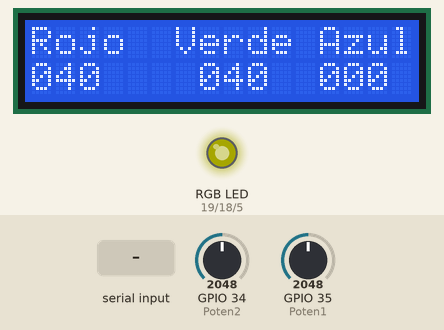
Recording of a program running on a simulated ESP32. Shown: 16×2 character LCD, an RGB LED mixed from three pins (HIGH = lit). The inputs (shaded band) are chosen by the test bench; at power-on: GPIO 34 (Poten2) = 2048, GPIO 35 (Poten1) = 2048. Dim RGB values are drawn brighter than linear; what the program prints to the serial monitor is not drawn.

Above: at 1.4 s.
1.5 s: "+\n" received over Serial
At 2.54 s:
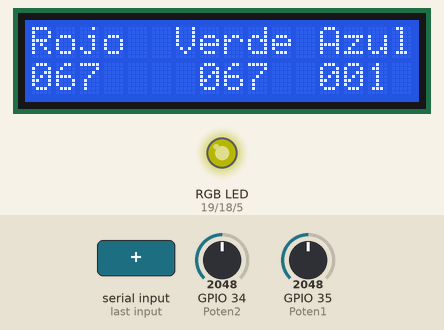
4.1 s: GPIO 34 (Poten2) set to 2866
At 6.18 s:
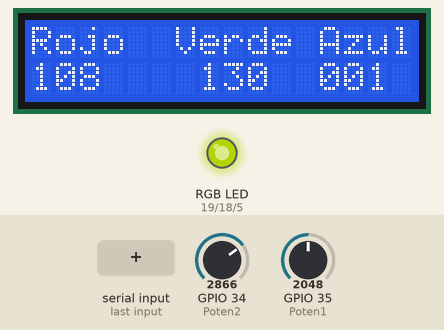
7.1 s: GPIO 35 (Poten1) set to 2866
At 8.61 s:
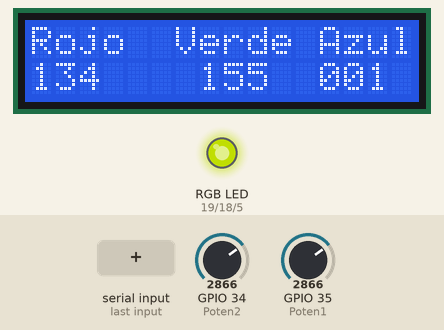
10.1 s: "-\n" received over Serial
At 11.05 s:
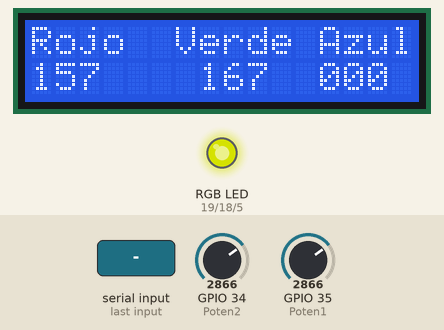
12.7 s: GPIO 34 (Poten2) set to 3603
At 14.69 s:
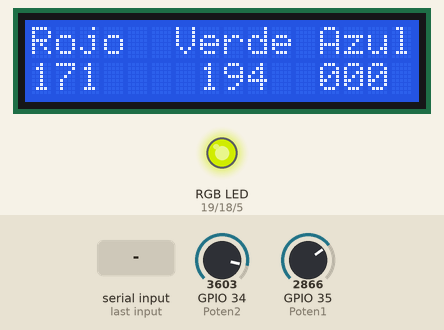
15.7 s: GPIO 35 (Poten1) set to 3603
At 17.73 s:
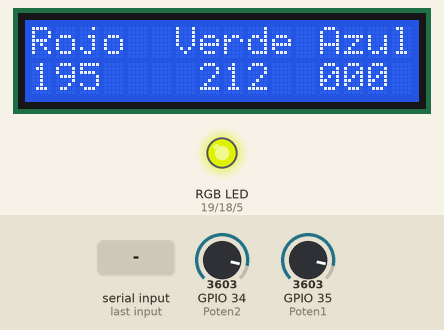
Timing chart, 0 to 19.7 s (numbered marks = the images above; inputs shaded):
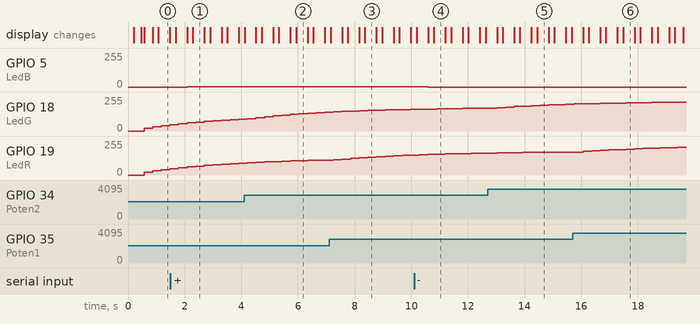

Measured:
- after the input at 1.5 s, GPIO 5 (LedB): 0/255 → 1/255 after 0.59 s
- after the input at 10.1 s, GPIO 5 (LedB): 1/255 → 0/255 after 0.50 s
- what the display in image 0 shows lasts 0.4 s, from 1.1 s to 1.5 s

The program:

main.cpp
```cpp
//******************************************************************************************
//Universidad del Valle de Guatemala
//BE3015: Electronica Digital 2
//Estefany Eleuteria Batz Cantor
//Laboratorio 5.UART
//******************************************************************************************

//******************************************************************************************
//Librerias
//******************************************************************************************
#include <Arduino.h>
#include <LiquidCrystal.h>

//******************************************************************************************
//Definicion de los pines
//******************************************************************************************
//Potenciometros
#define Poten1 35
#define Poten2 34

#define LedR 19
#define LedG 18
#define LedB 5

//Senal PWM de los Leds
#define PWMLedR 1 //Salida en GPIO 18
#define PWMLedG 2
#define PWMLedB 3

#define resolution 8 //Resolucion

#define frequPWMLed 5000 //frecuencia de los leds

//Pantalla LCD
#define RS 32
#define E 33
#define D4 25
#define D5 26
#define D6 27
#define D7 14

//******************************************************************************************
//Prototipos de funciones
//******************************************************************************************
void Potenciometros(void);
void PantallLCD(void);
void ValoresPotenciometros(void);
void ConfiguracionPWM(void); //PWM de los Leds
void UART(void);

//******************************************************************************************
//Variables globales
//******************************************************************************************
//Para los potenciometros
float ADCPoten1 = 0.0; //Recibe el valor ADC
double VoltajePoten1 = 0;

float ADCPoten2 = 0.0; //Recibe el valor ADC
double VoltajePoten2 = 0;

double alpha = 0.09; // Filtro para estabilizar

int DCLedR = 0;
int DCLedG = 0;
int DCLedB = 0;

char inByte = 0;
String mensaje = "";

LiquidCrystal LCD(RS, E, D4, D5, D6, D7);
uint8_t P1Centena, P1Decena, P1Unidad;
uint8_t P2Centena, P2Decena, P2Unidad;
uint8_t ConCentena, ConDecena, ConUnidad;
//******************************************************************************************
//Configuraciones
//******************************************************************************************
void setup()
{
  Serial.begin(9600);
  Potenciometros();
  ConfiguracionPWM();
  UART();

  pinMode(LedR, OUTPUT);
  pinMode(LedG, OUTPUT);
  pinMode(LedB, OUTPUT);

  LCD.begin(16, 2);
}

//******************************************************************************************
//Loop principal
//******************************************************************************************
void loop()
{
  UART();
  Potenciometros();
  ValoresPotenciometros();

  LCD.setCursor(0, 0);
  LCD.print("Rojo");
  LCD.setCursor(0, 1);
  LCD.print(P1Centena);
  LCD.print(P1Decena);
  LCD.print(P1Unidad);

  LCD.setCursor(6, 0);
  LCD.print("Verde");
  LCD.setCursor(7, 1);
  LCD.print(P2Centena);
  LCD.print(P2Decena);
  LCD.print(P2Unidad);

  LCD.setCursor(12, 0);
  LCD.print("Azul");
  delay(100);
  LCD.setCursor(12, 1);
  LCD.print(ConCentena);
  LCD.print(ConDecena);
  LCD.print(ConUnidad);

  ledcWrite(PWMLedR, DCLedR);
  ledcWrite(PWMLedG, DCLedG);
  ledcWrite(PWMLedB, DCLedB);
}

//******************************************************************************************
//Potenciometros
//******************************************************************************************
void Potenciometros(void)
{
  ADCPoten1 = analogRead(Poten1);
  VoltajePoten1 = (alpha * ADCPoten1) + ((1.0 - alpha) * VoltajePoten1); //Filtro pasa bajas
  DCLedR = map(VoltajePoten1, 0, 4095, 0, 255);
  //Serial.print("Voltaje potenciometro 1: ");
  //Serial.println(DCLedR);
  delay(100);

  ADCPoten2 = analogRead(Poten2);
  VoltajePoten2 = (alpha * ADCPoten2) + ((1.0 - alpha) * VoltajePoten2); //Filtro pasa bajas
  DCLedG = map(VoltajePoten2, 0, 4095, 0, 255);
  //Serial.print("Voltaje potenciometro 2: ");
  //Serial.println(DCLedG);
  delay(100);
}

//******************************************************************************************
//Valores Potenciometros
//******************************************************************************************
void ValoresPotenciometros(void)
{
  P1Centena = DCLedR / 100;
  P1Decena = (DCLedR - (P1Centena * 100)) / 10;
  P1Unidad = (DCLedR - P1Centena * 100) - (P1Decena * 10);

  P2Centena = DCLedG / 100;
  P2Decena = (DCLedG - (P2Centena * 100)) / 10;
  P2Unidad = (DCLedG - P2Centena * 100) - (P2Decena * 10);

  ConCentena = DCLedB / 100;
  ConDecena = (DCLedB - (ConCentena * 100)) / 10;
  ConUnidad = (DCLedB - ConCentena * 100) - (ConDecena * 10);
}

//******************************************************************************************
//Valores Potenciometros
//******************************************************************************************
void ConfiguracionPWM(void)
{
  ledcSetup(PWMLedR, frequPWMLed, resolution);
  ledcAttachPin(LedR, PWMLedR);

  ledcSetup(PWMLedG, frequPWMLed, resolution);
  ledcAttachPin(LedG, PWMLedG);

  ledcSetup(PWMLedB, frequPWMLed, resolution);
  ledcAttachPin(LedB, PWMLedB);
}

//******************************************************************************************
//UART
//******************************************************************************************
void UART(void)
{
  if (Serial.available() > 0)
  {
    mensaje = Serial.readStringUntil('\n');

    Serial.print("Recibi el siguiente mensaje: ");
    Serial.println(mensaje);
  }

  if (mensaje == "+")
  {
    DCLedB++;
    Serial.print("El valor de led azul aumento a: ");
    Serial.println(DCLedB);
    mensaje = "";
    if (DCLedB > 255)
    {
      DCLedB = 0;
    }
  }

  else if (mensaje == "-")
  {
    DCLedB--;
    Serial.print("El valor de led azul disminuyo a: ");
    Serial.println(DCLedB);
    mensaje = "";
    if (DCLedB < 0)
    {
      DCLedB = 255;
    }
  }
}
```
